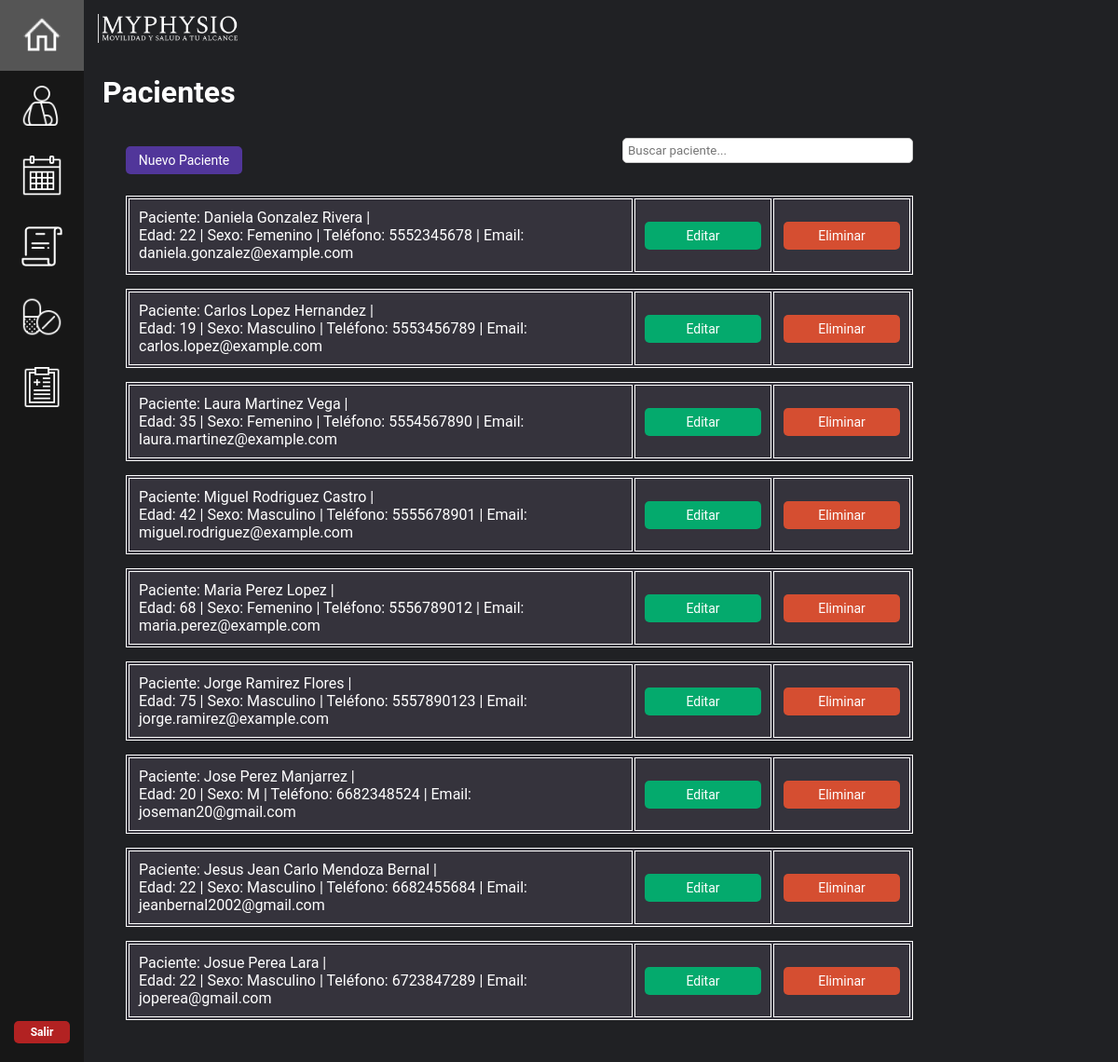
/pacientes/, run on an earlier commit of the app's database.
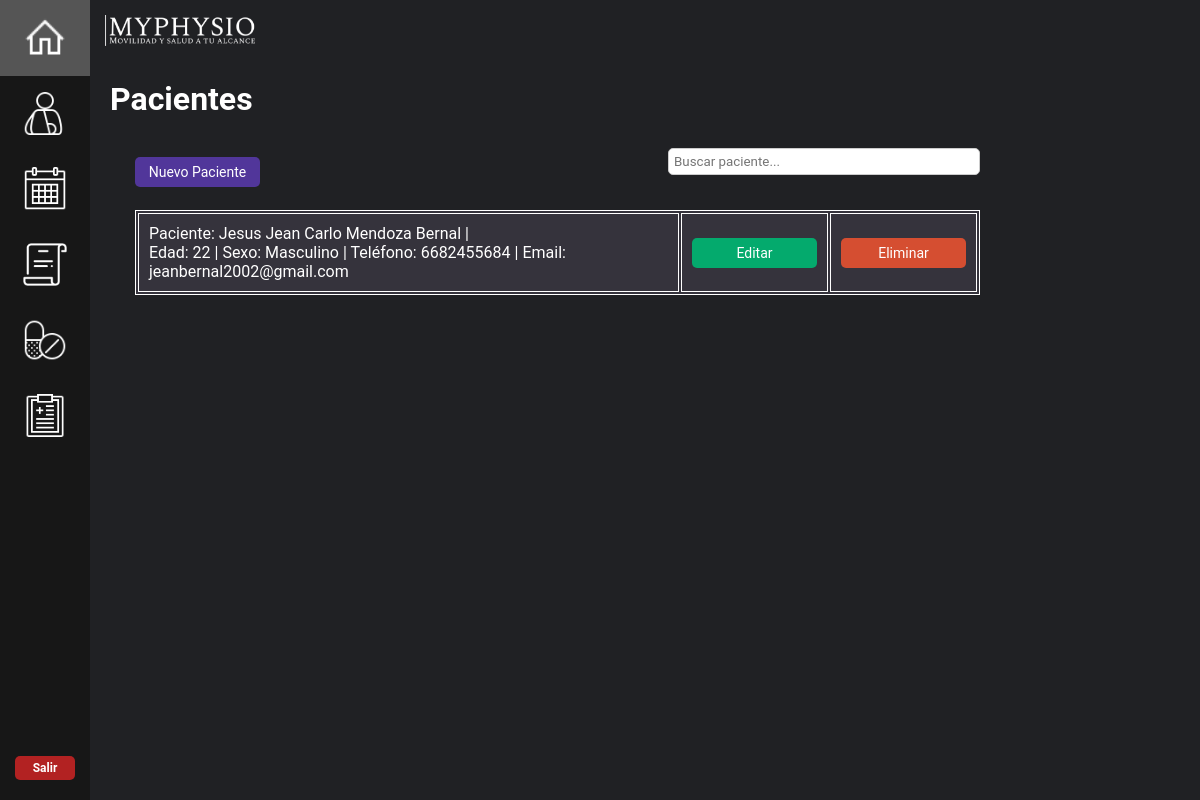
And on a later commit of the database.
### mainapp/models.py (models this page shows, shortened)
class Paciente(models.Model):
    nombre = models.CharField(max_length=100)
    apellido_paterno = models.CharField(max_length=100)
    apellido_materno = models.CharField(max_length=100)
    edad = models.IntegerField(blank=True, null=True)
    fecha_nacimiento = models.DateField(blank=True, null=True)
    sexo = models.CharField(max_length=100, blank=True, null=True)
    direccion = models.CharField(max_length=100, blank=True, null=True)
    telefonoP = models.CharField(max_length=10,blank=True, null=True)
    emailP = models.EmailField(blank=True, null=True)
    sintomas = models.CharField(max_length=100, blank=True, null=True)
    frecuencia_dolor = models.CharField(max_length=255, blank=True, null=True)
    act_causante = models.CharField(max_length=100, blank=True, null=True)
    descripcion_dolor = models.CharField(max_length=100, blank=True, null=True)
    intensidad_dolor = models.CharField(max_length=100, blank=True, null=True)
    tratamiento = models.TextField(max_length=255, blank=True, null=True)
    lesiones = models.CharField(max_length=100, blank=True, null=True)
    condicion = models.CharField(max_length=100, blank=True, null=True)
    tratamientos_previos = models.TextField(max_length=255, blank=True, null=True)
    medicacion_actual = models.CharField(max_length=100, blank=True, null=True)
    peso = models.IntegerField(blank=True, null=True)
    altura = models.IntegerField(blank=True, null=True)
    rango_mov = models.IntegerField(blank=True, null=True)
    presion = models.CharField(max_length=100, blank=True, null=True)
    ocupacion = models.CharField(max_length=100, blank=True, null=True)
    act_fisica = models.CharField(max_length=100, blank=True, null=True)
    descanso = models.TextField(max_length=255, blank=True, null=True)
    alimentacion = models.TextField(max_length=255, blank=True, null=True)

### mainapp/views.py (the view)
# urls.py: path("pacientes/", views.pacientes, name="pacientes"),
def pacientes(request):
    info_paciente = Paciente.objects.all
    return render(request, "./pacientes.html", {'all': info_paciente})

### mainapp/templates/pacientes.html (shortened to what this page needs)
{% extends "dashboard_home.html" %}
{% load static %}
{% block content %}
<body>
<h1 style="margin-top: 60px; color: white;">Pacientes</h1>
<div class="container_recetas">
    <div style="display: flex; justify-content: space-between; align-items: center;">
        <button id="npaciente" class="next-button" onclick="npaciente()">Nuevo Paciente</button>
        <input
            type="text"
            id="searchInput"
            placeholder="Buscar paciente..."
            style="margin-bottom: 20px; padding: 5px; border-radius: 5px; border: 1px solid #ccc; width: 300px;"
        />
    </div>
    {% for item in all %}
    <div class="info_recetas" data-paciente="{{ item.nombre }} {{ item.apellido_paterno }} {{ item.apellido_materno }}">
        <table>
            <tr>
                <td>
                    <a href="{% url 'mostrar_paciente' item.id %}" style="color: #ffffff; text-decoration: none;">
                    Paciente: {{ item.nombre }} {{ item.apellido_paterno }} {{ item.apellido_materno }} | <br>
                    Edad: {{ item.edad }} |
                    Sexo: {{ item.sexo }} |
                    Teléfono: {{ item.telefonoP }} |
                    Email: {{ item.emailP }}
                    </a>
                </td>
                <td align="right">
                    <a href="{% url 'update_paciente' item.id %}">
                        <button class="next-button edit-button" type="button">Editar</button>
                    </a>
                </td>
                <td>
                    <button class="next-button delete-button" type="button" onclick="confirmDelete('{{ item.id }}', '{{ item.nombre }} {{ item.apellido_paterno }} {{ item.apellido_materno }}')">Eliminar</button>
                </td>
            </tr>
        </table>
    </div>
    {% endfor %}
</div>
</body>
{% endblock %}

What changed in the data, as far as the page shows it:
removed Paciente: nombre "Daniela", apellido_paterno "Gonzalez", apellido_materno "Rivera", edad "22", sexo "Femenino", telefonoP "5552345678", emailP "daniela.gonzalez@example.com"
removed Paciente: nombre "Carlos", apellido_paterno "Lopez", apellido_materno "Hernandez", edad "19", sexo "Masculino", telefonoP "5553456789", emailP "carlos.lopez@example.com"
removed Paciente: nombre "Laura", apellido_paterno "Martinez", apellido_materno "Vega", edad "35", sexo "Femenino", telefonoP "5554567890", emailP "laura.martinez@example.com"
removed Paciente: nombre "Miguel", apellido_paterno "Rodriguez", apellido_materno "Castro", edad "42", sexo "Masculino", telefonoP "5555678901", emailP "miguel.rodriguez@example.com"
removed Paciente: nombre "Maria", apellido_paterno "Perez", apellido_materno "Lopez", edad "68", sexo "Femenino", telefonoP "5556789012", emailP "maria.perez@example.com"
removed Paciente: nombre "Jorge", apellido_paterno "Ramirez", apellido_materno "Flores", edad "75", sexo "Masculino", telefonoP "5557890123", emailP "jorge.ramirez@example.com"
removed Paciente: nombre "Jose", apellido_paterno "Perez", apellido_materno "Manjarrez", edad "20", sexo "M", telefonoP "6682348524", emailP "joseman20@gmail.com"
removed Paciente: nombre "Josue", apellido_paterno "Perea", apellido_materno "Lara", edad "22", sexo "Masculino", telefonoP "6723847289", emailP "joperea@gmail.com"
